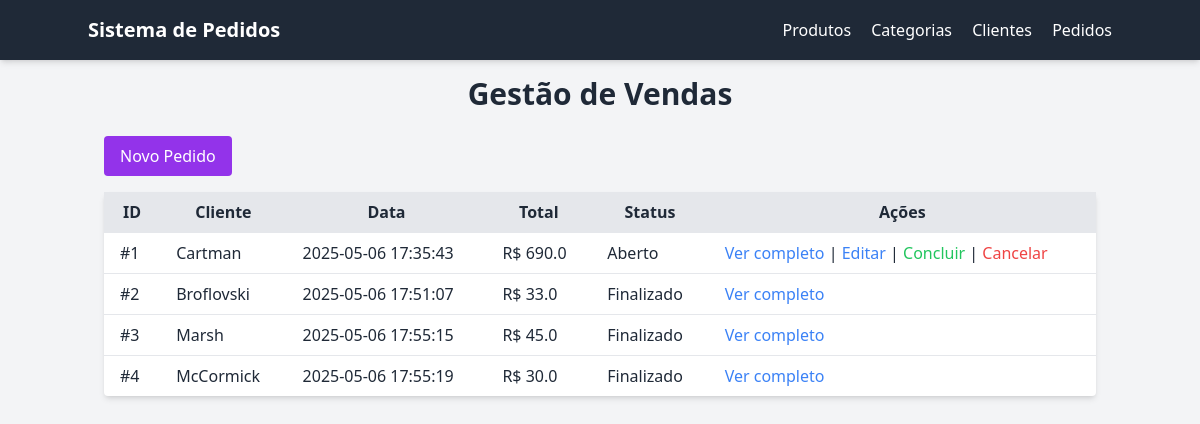
The page /orders on the database its author committed.
### tables this page shows
CREATE TABLE orders (
                id INTEGER PRIMARY KEY AUTOINCREMENT,
                customer_id INTEGER,
                order_date TEXT,
                purchase_done INTEGER DEFAULT 0,
                FOREIGN KEY (customer_id) REFERENCES customers (id)
            );

### main.py (the view)
@app.route('/orders')
def list_orders():
    with sqlite3.connect(DATABASE) as conn:
        cur = conn.cursor()
        cur.execute('''
            SELECT orders.id, customers.name, orders.order_date, total_value, orders.purchase_done
            FROM orders
            LEFT JOIN customers ON orders.customer_id = customers.id
            LEFT JOIN (
                    SELECT orit.order_id, SUM(p.price * orit.quantity) AS total_value
                    FROM order_items AS orit
                    LEFT JOIN products AS p
                    ON orit.product_id = p.id
                    GROUP BY orit.order_id
                ) AS total_value ON orders.id = total_value.order_id
        ''')
        orders = cur.fetchall()
    return render_template('orders/list.html', orders=orders)

### templates/orders/list.html (shortened to what this page needs)
{% extends 'base_tailwind.html' %}
{% block content %}
<a href="{{ url_for('create_order') }}" class="bg-purple-600 text-white px-4 py-2 rounded mb-4 inline-block">Novo Pedido</a>
<table class="w-full table-auto bg-white shadow-md rounded">
  <thead class="bg-gray-200">
    <tr>
      <th class="px-4 py-2">ID</th>
      <th class="px-4 py-2">Cliente</th>
      <th class="px-4 py-2">Data</th>
      <th class="px-4 py-2">Total</th>
      <th class="px-4 py-2">Status</th>
      <th class="px-4 py-2">Ações</th>
    </tr>
  </thead>
  <tbody>
    {% for o in orders %}
    <tr class="border-t">
      <td class="px-4 py-2">#{{ o[0] }}</td>
      <td class="px-4 py-2">{{ o[1] }}</td>
      <td class="px-4 py-2">{{ o[2] }}</td>
      <td class="px-4 py-2">R$ {{ o[3] if o[3] else 0 }}</td>
      <td class="px-4 py-2">{{ "Finalizado" if o[4] == 1 else "Aberto" }}</td>
      <td class="px-4 py-2">
        <a href="{{ url_for('list_order_items', order_id=o[0]) }}" class="text-blue-500">Ver completo</a>
        {% if o[4] == 0 %}
        |
        <a href="{{ url_for('edit_order', order_id=o[0]) }}" class="text-blue-500">Editar</a> |
        <a href="{{ url_for('conclude_order', order_id=o[0]) }}" class="text-green-500">Concluir</a> |
        <a href="{{ url_for('delete_order', order_id=o[0]) }}" class="text-red-500">Cancelar</a>
        {% endif %}
      </td>
    </tr>
    {% endfor %}
  </tbody>
</table>
{% endblock %}

### rows shown on the page
orders: id "1", o "Cartman", order_date "2025-05-06 17:35:43", o "690.0", purchase_done "Aberto"
orders: id "2", o "Broflovski", order_date "2025-05-06 17:51:07", o "33.0", purchase_done "Finalizado"
orders: id "3", o "Marsh", order_date "2025-05-06 17:55:15", o "45.0", purchase_done "Finalizado"
orders: id "4", o "McCormick", order_date "2025-05-06 17:55:19", o "30.0", purchase_done "Finalizado"
